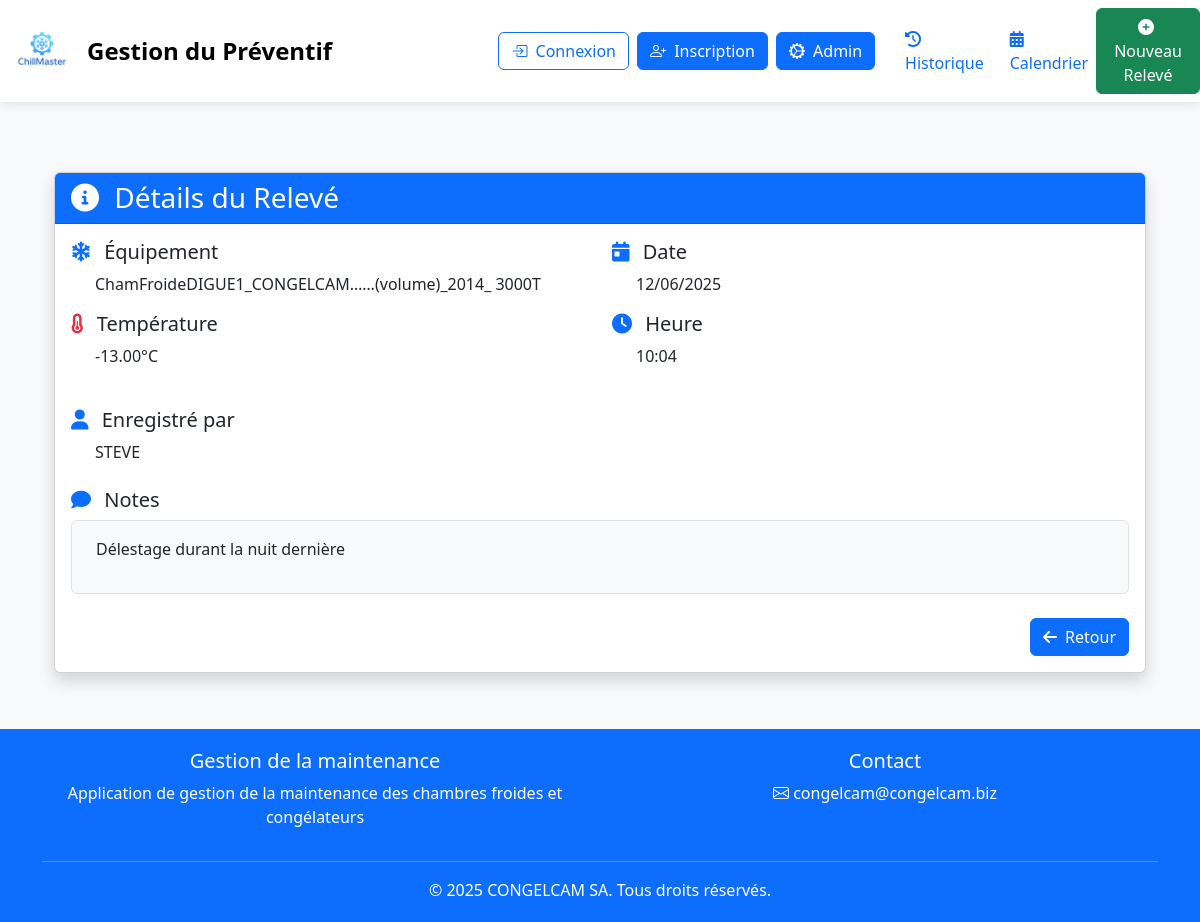
Screenshot of /preventive/temperature/1/ with the database file from the repository.
### preventive/models.py (models this page shows, shortened)
class TemperatureReading(models.Model):
    equipment = models.ForeignKey(Equipment, on_delete=models.CASCADE, related_name='temperature_readings')
    temperature = models.DecimalField(max_digits=5, decimal_places=2)
    reading_date = models.DateField(default=timezone.now)
    reading_time = models.TimeField(default=timezone.now)
    notes = models.TextField(blank=True)
    recorded_by = models.CharField(max_length=100)
    class Meta:
        ordering = ['-reading_date', '-reading_time']
        verbose_name = "Relevé de température"

### equipments/models.py (models this page shows, shortened)
class Equipment(models.Model):
    FAMILY_CHOICES = [
        ('CF', 'Chambre Froide'),
        ('CG', 'Congélateur'),
    ]
    STATUS_CHOICES = [
        ('actif', 'Actif'),
        ('panne', 'En panne'),
        ('arret', 'Arrêt'),
    ]
    SITE_CHOICES = [
        ('digue', 'DIGUE'),
        ('cittma', 'CITTMA'),
        ('sotranav', 'SOTRANAV'),
        ('E1', 'ESSENGUE 1'),
        ('E2', 'ESSENGUE 2'),
        ('E3', 'ESSENGUE 3'),
        ('E4', 'ESSENGUE 4'),
        ('E5', 'ESSENGUE 5'),
        ('E6', 'ESSENGUE 6'),
        ('bonaberi', 'BONABERI'),
    ]
    family = models.CharField(max_length=2, choices=FAMILY_CHOICES, verbose_name="Famille")
    sub_family = models.CharField(max_length=100, verbose_name="Sous-famille")
    code = models.CharField(max_length=50, primary_key=True, verbose_name="Code")
    designation = models.CharField(max_length=200, verbose_name="Désignation")
    capacity = models.DecimalField(max_digits=7, decimal_places=2, verbose_name="Capacité (T)")
    site = models.CharField(max_length=100, choices=SITE_CHOICES, verbose_name="Site")
    number = models.CharField(max_length=50, verbose_name="Numéro")
    group_count = models.IntegerField(verbose_name="Nombre de groupes")
    power_per_group = models.DecimalField(max_digits=5, decimal_places=2, verbose_name="Puissance/groupe (kW)")
    manufacturer = models.CharField(max_length=100, verbose_name="Constructeur")
    temperature_setpoint = models.DecimalField(max_digits=5, decimal_places=2, verbose_name="T° consigne")
    status = models.CharField(max_length=10, choices=STATUS_CHOICES, verbose_name="Statut")
    commissioning_date = models.DateField(verbose_name="Date de mise en service")
    documentation = models.FileField(upload_to='equipments/docs/', blank=True, null=True, verbose_name="Documentation")
    class Meta:
        ordering = ['family', 'code']
        verbose_name = "Équipement"
        verbose_name_plural = "Équipements"

### preventive/views.py (the view)
# urls.py: path('temperature/<int:pk>/', TemperatureReadingDetailView.as_view(), name='temperature_reading_detail'),
class TemperatureReadingDetailView(DetailView):
    model = TemperatureReading
    template_name = 'preventive/temperature_reading_detail.html'

### preventive/templates/preventive/temperature_reading_detail.html
{% extends "preventive/base.html" %}
{% load static %}
{% block content %}
<div class="container mt-4">
    <div class="card shadow">
        <div class="card-header bg-primary text-white">
            <h3 class="mb-0">
                <i class="fas fa-info-circle me-2"></i>
                Détails du Relevé
            </h3>
        </div>
        <div class="card-body">
            <div class="row mb-4">
                <div class="col-md-6">
                    <h5><i class="fas fa-snowflake text-primary me-2"></i> Équipement</h5>
                    <p class="ps-4">{{ object.equipment.designation }}</p>
                    <h5><i class="fas fa-thermometer-half text-danger me-2"></i> Température</h5>
                    <p class="ps-4">{{ object.temperature }}°C</p>
                </div>
                <div class="col-md-6">
                    <h5><i class="fas fa-calendar-day text-primary me-2"></i> Date</h5>
                    <p class="ps-4">{{ object.reading_date|date:"d/m/Y" }}</p>
                    <h5><i class="fas fa-clock text-primary me-2"></i> Heure</h5>
                    <p class="ps-4">{{ object.reading_time|time:"H:i" }}</p>
                </div>
            </div>
            <div class="mb-4">
                <h5><i class="fas fa-user text-primary me-2"></i> Enregistré par</h5>
                <p class="ps-4">{{ object.recorded_by }}</p>
            </div>
            {% if object.notes %}
            <div class="mb-4">
                <h5><i class="fas fa-comment text-primary me-2"></i> Notes</h5>
                <div class="ps-4 border rounded p-3 bg-light">
                    {{ object.notes|linebreaks }}
                </div>
            </div>
            {% endif %}
            <div class="d-flex justify-content-end">
                <a href="{% url 'preventive:temperature_readings' %}" class="btn btn-primary">
                    <i class="fas fa-arrow-left me-1"></i> Retour
                </a>
            </div>
        </div>
    </div>
</div>
{% endblock %}

### preventive/templates/preventive/base.html (style rules this page uses)
body { background-color: #f8f9fa; }
.btn-primary { background-color: #0d6efd; border-color: #0d6efd; }

### rows the page displays
TemperatureReading: equipment.designation "ChamFroideDIGUE1_CONGELCAM……(volume)_2014_ 3000T", temperature "-13.00", reading_date "12/06/2025", reading_time "10:04", recorded_by "STEVE", notes "Délestage durant la nuit dernière"
